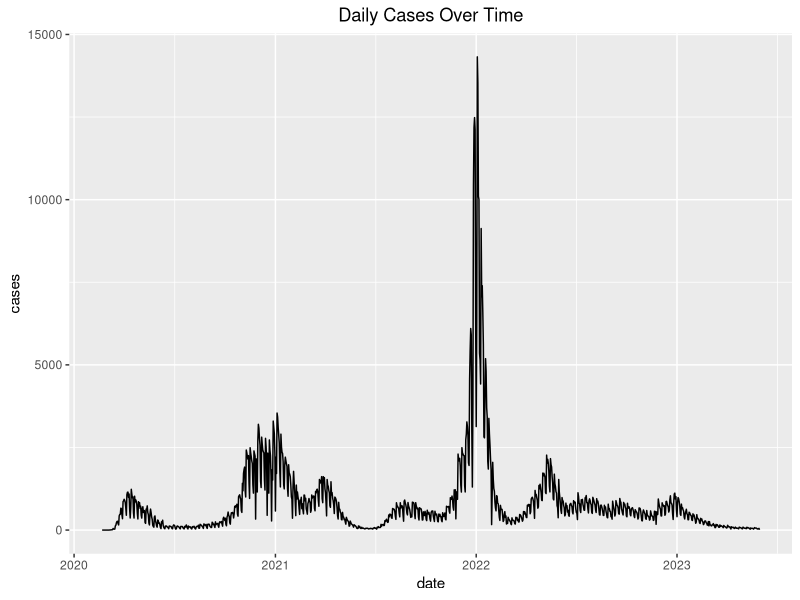

Write R code to recreate this figure. (Note: this script raises an error after producing the figure.)
## ---- chunk 1

rm(list=ls())
library(tidyverse)
library(lubridate)
## ---- chunk 2
cases = read_csv("raw/cases.csv") 
cases$date = mdy(cases$Date)
cases = cases %>% 
         select(date, "Total Cases", "Total Deaths") %>% 
         rename(cases=`Total Cases`, deaths=`Total Deaths`) 

## ---- chunk 3
vax = read_csv("raw/vaccinations.csv") %>%
        filter(`County of residence` != "Residence out of state", 
               `County of residence` != "Resident out of state", 
               `County of residence` != "Address pending validation")

vax$date = mdy(vax$Date)
vax = vax %>% group_by(date) %>%
              summarize(vaccinated=sum(`At least one dose percent`)) %>%
              mutate(vaccinated=vaccinated/6) %>% 
              select(date, vaccinated) %>%
              arrange(date)

dat = left_join(cases, vax, by="date")
write_csv(dat, "covid19_ct.csv")

p1 = ggplot(dat, aes(x=date, y=cases)) + geom_line() + labs(title = "Daily Cases Over Time") + theme(
    plot.title = element_text(hjust = 0.5)  # 0.5 centers the title
  )
ggsave(p1, filename="img/cases.png")

p2 = ggplot(dat, aes(x=date, y=deaths)) + geom_line() + labs(title = "Daily Deaths Over Time") + theme(
    plot.title = element_text(hjust = 0.5)  # 0.5 centers the title
  )
ggsave(p2, filename="img/deaths.png")

p3 = ggplot(dat, aes(x=date, y=vaccinated)) + geom_point() + ylim(0,NA) + 
  labs(title = "Percentage of Vaccinated Population Over Time") + theme(
    plot.title = element_text(hjust = 0.5)  # 0.5 centers the title
  )
ggsave(p3, filename="img/vaccinated.png")

## ---- chunk 4
weekly_cfr <- cases %>%
  # Floor each date to the beginning of its week (Monday start by default)
  mutate(week = floor_date(date, unit = "week", week_start = 1)) %>%
  group_by(week) %>%
  summarise(
    total_cases  = sum(cases, na.rm = TRUE),
    total_deaths = sum(deaths, na.rm = TRUE)
  ) %>%
  # Compute CFR; watch out for divisions by zero
  mutate(cfr = ifelse(total_cases == 0, NA, total_deaths / total_cases))

p4 = ggplot(weekly_cfr, aes(x = week, y = cfr)) +
  geom_line() +
  geom_point() +
  labs(
    title = "Weekly Case-Fatality Ratio (CFR)",
    x = "Week",
    y = "CFR"
  ) +
  theme(
    plot.title = element_text(hjust = 0.5)  # 0.5 centers the title
  ) + 
  # Optionally format y-axis as a percentage
  scale_y_continuous(labels = scales::percent_format(accuracy = 1))

ggsave(p4, filename="img/weekly_cfr.png")
## ---- chunk 5
# my_code is new 

